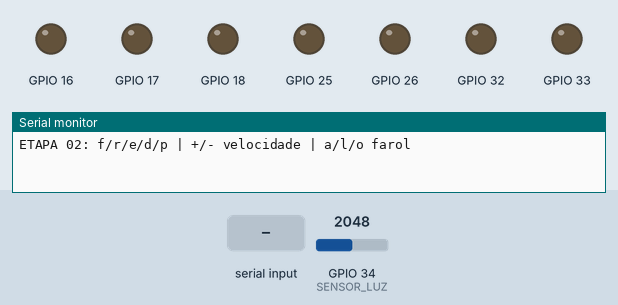
Bench run of a sketch on a simulated ESP32. On the bench: output pins drawn as LEDs (lit = HIGH), the last lines printed to the serial monitor. Inputs (shaded band) come from the test bench; at power-on: GPIO 34 (SENSOR_LUZ) = 2048.

Above: at 1.2 s.
1.3 s: "e\n" received over Serial
At 1.8 s:
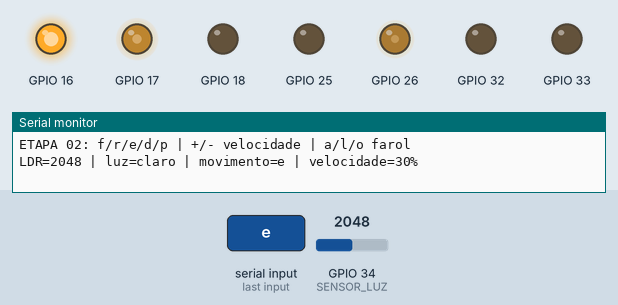
3.7 s: GPIO 34 (SENSOR_LUZ) set to 312
5.2 s: GPIO 34 (SENSOR_LUZ) set to 284
At 5.8 s:
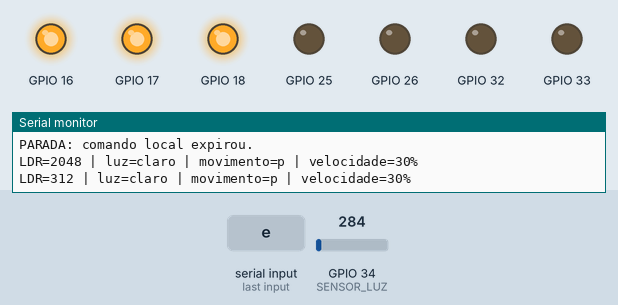
6.7 s: "f\n" received over Serial
At 7.0 s:
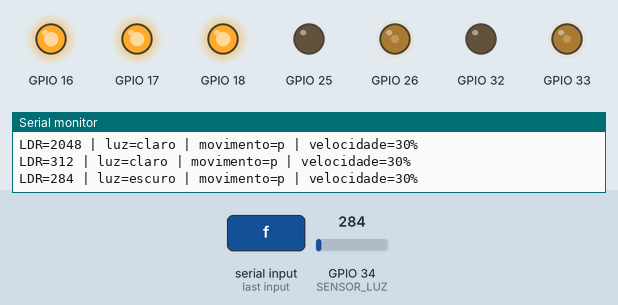
9.1 s: "r\n" received over Serial
At 9.8 s:
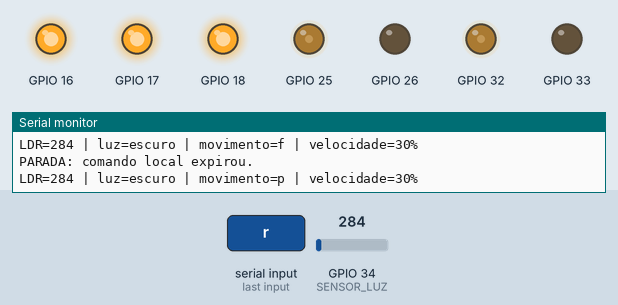
11.5 s: "d\n" received over Serial
At 12.2 s:
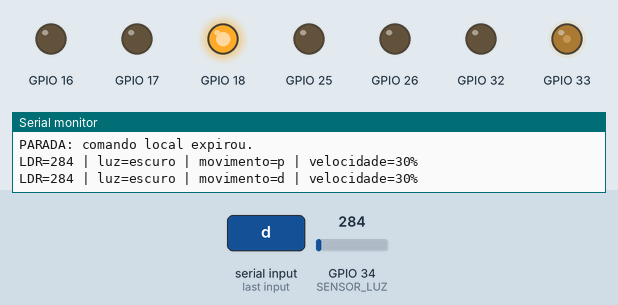
Timing chart, 0 to 14.5 s (numbered marks = the images above; inputs shaded):
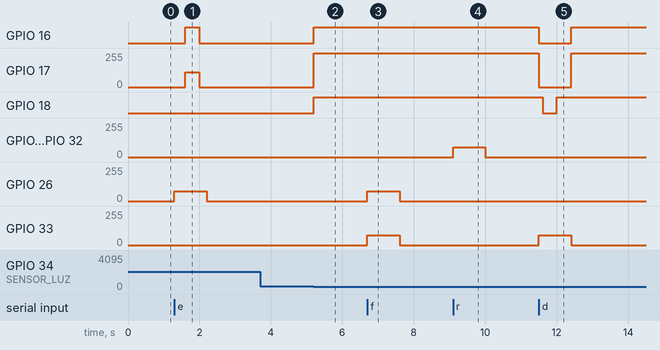

Measured:
- the behaviour switches between 300 and 299 on GPIO 34 (SENSOR_LUZ) (found by bisection; images 1 and 2)
- after the input at 1.3 s, GPIO 16: LOW → HIGH after 0.30 s, → LOW 0.40 s later; GPIO 17: 0/255 → 110/255 after 0.30 s, → 0/255 0.40 s later; GPIO 26: 0/255 → 72/255 at once, → 0/255 0.90 s later
- after the input at 5.2 s, GPIO 16, GPIO 18: LOW → HIGH at once; GPIO 17: 0/255 → 255/255 at once
- after the input at 6.7 s, GPIO 26, GPIO 33: 0/255 → 72/255 at once, → 0/255 0.90 s later
- after the input at 9.1 s, GPIO 25, GPIO 32: 0/255 → 72/255 at once, → 0/255 0.90 s later
- after the input at 11.5 s, GPIO 16: HIGH → LOW at once, → HIGH 0.90 s later; GPIO 17: 255/255 → 0/255 at once, → 255/255 0.90 s later; GPIO 18: HIGH → LOW after 0.10 s, → HIGH 0.40 s later; GPIO 33: 0/255 → 72/255 at once, → 0/255 0.90 s later

The sketch:

carrinho_local.ino
```cpp
// ETAPA 02 - Carrinho local completo: motores + LDR + farois RGB + setas.
// Reconstrucao didatica (novembro/2026), NAO sketch historico recuperado.
// Abra somente este .ino na Arduino IDE (ESP32 Arduino core 3.x).
// COM SEGURANCA: driver de motores, GND comum, rodas suspensas e corte de energia.
// Monitor Serial em 9600 baud: f=frente, r=re, e=esquerda, d=direita,
// p=parar, +=acelerar, -=desacelerar, a=farol automatico, l=ligar, o=desligar.
#include <Arduino.h>

const int MOTOR_D1 = 25, MOTOR_D2 = 26;
const int MOTOR_E1 = 32, MOTOR_E2 = 33;
const int LED_R = 16, LED_G = 17, LED_B = 18;
const int SENSOR_LUZ = 34;
const bool LED_ANODO_COMUM = false;

const int PWM_DIREITO = 240;
const int PWM_ESQUERDO = 243;
const unsigned long TIMEOUT_MS = 900;
const int LIMITE_ESCURO = 300;
const int HISTERESE = 150;

int velocidade = 30;  // 30 a 100% do PWM calibrado
int motorE = 0, motorD = 0; // -1, 0 ou 1
char movimento = 'p';
char farolModo = 'a'; // a=auto, l=ligado, o=desligado
bool escuro = false, pisca = true;
unsigned long ultimoMovimento = 0, ultimoPisca = 0, ultimoLog = 0;

void desligarMotores() {
  for (int p : {MOTOR_D1, MOTOR_D2, MOTOR_E1, MOTOR_E2}) ledcWrite(p, 0);
}

void aplicarMotores(int esquerda, int direita) {
  // Primeiro todos os canais em zero, depois define o novo sentido.
  desligarMotores();
  delayMicroseconds(120);
  const int e = PWM_ESQUERDO * velocidade / 100;
  const int d = PWM_DIREITO * velocidade / 100;
  // Mesma polaridade usada no firmware integrado: GPIO 32 = re, 33 = frente.
  ledcWrite(MOTOR_E1, esquerda < 0 ? e : 0);
  ledcWrite(MOTOR_E2, esquerda > 0 ? e : 0);
  ledcWrite(MOTOR_D1, direita < 0 ? d : 0);
  ledcWrite(MOTOR_D2, direita > 0 ? d : 0);
  motorE = esquerda;
  motorD = direita;
}

void parar() {
  desligarMotores();
  motorE = motorD = 0;
  movimento = 'p';
}

void andar(char comando) {
  if (comando == 'f') aplicarMotores(1, 1);
  else if (comando == 'r') aplicarMotores(-1, -1);
  else if (comando == 'e') aplicarMotores(0, 1);
  else if (comando == 'd') aplicarMotores(1, 0);
  movimento = comando;
  ultimoMovimento = millis();
}

void cor(int vermelho, int verde, int azul) {
  if (LED_ANODO_COMUM) {
    vermelho = 255 - vermelho;
    verde = 255 - verde;
    azul = 255 - azul;
  }
  ledcWrite(LED_R, vermelho);
  ledcWrite(LED_G, verde);
  ledcWrite(LED_B, azul);
}

void atualizarLuzes() {
  const int leitura = analogRead(SENSOR_LUZ);
  if (leitura < LIMITE_ESCURO) escuro = true;
  else if (leitura > LIMITE_ESCURO + HISTERESE) escuro = false;

  if (millis() - ultimoPisca >= 400) {
    ultimoPisca = millis();
    pisca = !pisca;
  }

  // Os dois LEDs RGB compartilham os pinos: nao ha seta lateral independente.
  if (movimento == 'e') cor(pisca ? 255 : 0, pisca ? 110 : 0, 0);
  else if (movimento == 'd') cor(0, 0, pisca ? 255 : 0);
  else if (farolModo == 'l' || (farolModo == 'a' && escuro)) cor(255, 255, 255);
  else cor(0, 0, 0);

  if (millis() - ultimoLog >= 1500) {
    ultimoLog = millis();
    Serial.printf("LDR=%d | luz=%s | movimento=%c | velocidade=%d%%\n",
                  leitura, escuro ? "escuro" : "claro", movimento, velocidade);
  }
}

void lerSerial() {
  while (Serial.available()) {
    const char c = Serial.read();
    if (c == '\n' || c == '\r' || c == ' ') continue;
    if (c == 'f' || c == 'r' || c == 'e' || c == 'd') andar(c);
    else if (c == 'p') parar();
    else if (c == '+' || c == '-') {
      velocidade = constrain(velocidade + (c == '+' ? 10 : -10), 30, 100);
      // Uma regulagem NAO renova o timeout de movimento.
      aplicarMotores(motorE, motorD);
      Serial.printf("Velocidade: %d%%\n", velocidade);
    }
    else if (c == 'a' || c == 'l' || c == 'o') {
      farolModo = c;
      Serial.printf("Modo do farol: %c\n", farolModo);
    }
    else Serial.printf("Comando desconhecido: %c\n", c);
  }
}

void setup() {
  Serial.begin(9600);
  for (int p : {MOTOR_D1, MOTOR_D2, MOTOR_E1, MOTOR_E2}) {
    pinMode(p, OUTPUT);
    digitalWrite(p, LOW);
    if (!ledcAttach(p, 5000, 8)) {
      Serial.printf("ERRO: canal PWM motor GPIO %d\n", p);
      while (true) delay(1000);
    }
    ledcWrite(p, 0);
  }
  for (int p : {LED_R, LED_G, LED_B}) {
    if (!ledcAttach(p, 5000, 8)) {
      parar();
      Serial.printf("ERRO: canal LED GPIO %d\n", p);
      while (true) delay(1000);
    }
  }
  pinMode(SENSOR_LUZ, INPUT);
  parar();
  cor(0, 0, 0);
  Serial.println("ETAPA 02: f/r/e/d/p | +/- velocidade | a/l/o farol");
}

void loop() {
  lerSerial();
  if (movimento != 'p' && millis() - ultimoMovimento > TIMEOUT_MS) {
    parar();
    Serial.println("PARADA: comando local expirou.");
  }
  atualizarLuzes();
}
```
